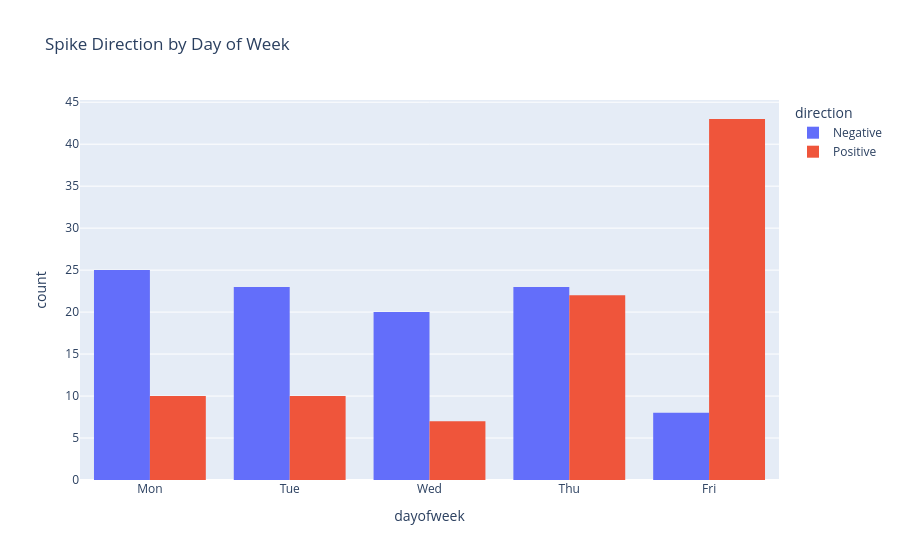

The notebook cell this image was saved under:
### Code cell
spikes = df[df["is_spike"] == 1]

spikes["direction"] = (spikes["SORA_change"] > 0).map({True: "Positive", False: "Negative"})

fig = px.histogram(
    spikes,
    x="dayofweek",
    color="direction",
    barmode="group",
    title="Spike Direction by Day of Week"
)

fig.update_layout(xaxis=dict(
    tickmode='array',
    tickvals=[0,1,2,3,4],
    ticktext=['Mon','Tue','Wed','Thu','Fri']
))

fig.show()

### Figure 1 — Plotly figure (JSON) as saved in the notebook; plotly's stock layout.template omitted (floating-point values rounded to 4 significant figures)
{"data": [{"alignmentgroup": "True", "bingroup": "x", "hovertemplate": "direction=Negative<br>dayofweek=%{x}<br>count=%{y}<extra></extra>", "legendgroup": "Negative", "marker": {"color": "#636efa", "pattern": {"shape": ""}}, "name": "Negative", "offsetgroup": "Negative", "orientation": "v", "showlegend": true, "type": "histogram", "x": [1, 2, 2, 3, 1, 2, 3, 3, 2, 4, 1, 1, 4, 1, 3, 1, 4, 3, 3, 1, 0, 3, 1, 0, 2, 2, 2, 3, 3, 3, 1, 0, 1, 2, 1, 1, 3, 2, 1, 2, 3, 3, 2, 3, 0, 0, 1, 3, 3, 0, 3, 1, 4, 0, 3, 4, 0, 1, 3, 0, 0, 1, 2, 2, 0, 2, 2, 0, 2, 0, 2, 2, 1, 0, 0, 0, 1, 2, 0, 1, 1, 1, 0, 1, 0, 4, 3, 0, 0, 3, 0, 3, 4, 3, 0, 0, 0, 2, 4], "xaxis": "x", "yaxis": "y"}, {"alignmentgroup": "True", "bingroup": "x", "hovertemplate": "direction=Positive<br>dayofweek=%{x}<br>count=%{y}<extra></extra>", "legendgroup": "Positive", "marker": {"color": "#EF553B", "pattern": {"shape": ""}}, "name": "Positive", "offsetgroup": "Positive", "orientation": "v", "showlegend": true, "type": "histogram", "x": [0, 0, 1, 4, 3, 3, 4, 1, 4, 1, 0, 3, 4, 2, 4, 4, 1, 4, 4, 3, 4, 2, 4, 0, 4, 4, 0, 4, 0, 1, 4, 3, 4, 3, 4, 2, 4, 4, 4, 4, 1, 2, 3, 4, 0, 1, 3, 4, 3, 4, 3, 4, 3, 4, 1, 3, 4, 1, 3, 4, 3, 4, 4, 1, 3, 3, 4, 3, 4, 3, 4, 4, 4, 0, 4, 4, 3, 3, 2, 4, 4, 4, 4, 0, 4, 4, 0, 3, 3, 2, 2, 4], "xaxis": "x", "yaxis": "y"}], "layout": {"barmode": "group", "legend": {"title": {"text": "direction"}, "tracegroupgap": 0}, "title": {"text": "Spike Direction by Day of Week"}, "xaxis": {"anchor": "y", "domain": [0, 1], "tickmode": "array", "ticktext": ["Mon", "Tue", "Wed", "Thu", "Fri"], "tickvals": [0, 1, 2, 3, 4], "title": {"text": "dayofweek"}}, "yaxis": {"anchor": "x", "domain": [0, 1], "title": {"text": "count"}}}}
